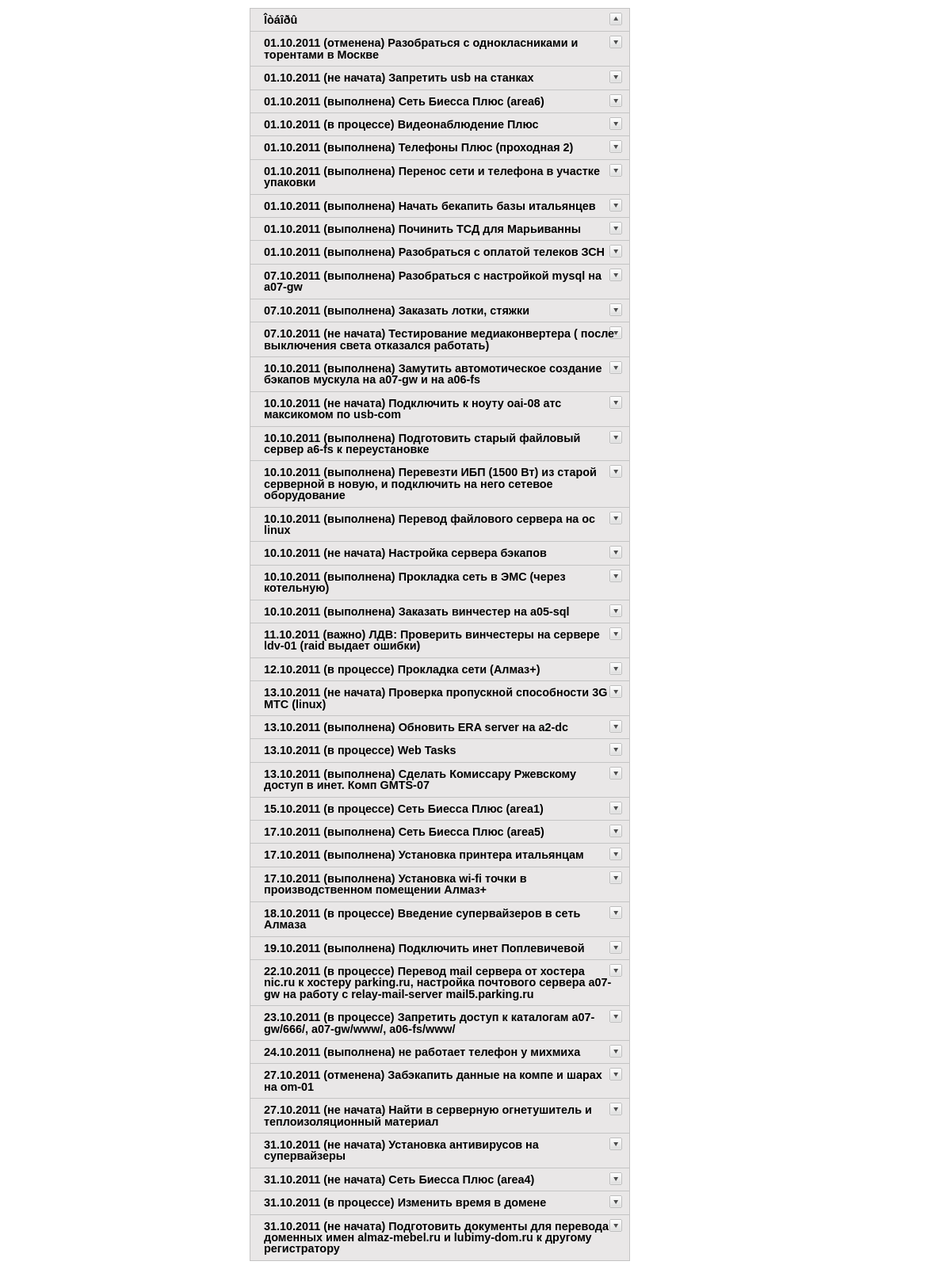
Screenshot of /WebTasks/index.php with the database file from the repository.
### tables this page shows
CREATE TABLE IF NOT EXISTS `Tasks` (
  `id_Task` int(10) NOT NULL AUTO_INCREMENT,
  `Name` text,
  `id_worker` int(3) DEFAULT NULL,
  `id_chief` int(3) DEFAULT NULL,
  `date` datetime DEFAULT NULL,
  `status` varchar(50) DEFAULT NULL,
  PRIMARY KEY (`id_Task`)
);

### WebTasks/config.php (called while the page is built, shortened)
<?php
function status($status)
  {
	 if ($status == "âàæíî")
     {
      $text = "<font color='red'>".$status."</font>";
     }
	 elseif ($status == "â ïðîöåññå")
     {
      $text = "<font color='blue'>".$status."</font>";
     }
    else
     {
      $text = $status;
     }
   return $text;
  }
function mysql_query_or_die($query)
  {
	 $res = mysql_query($query);
	 return $res;
  }
?>

### WebTasks/index.php (the view, shortened to what this page needs)
<?php
include("config.php");
if (isset($_REQUEST['user_id'])) $user_id = $_REQUEST['user_id']; else $user_id = "5";
print "<html>
<head>
<meta http-equiv='Content-Type' content='text/html' />
<title>Accordion 1</title>
<script type='text/javascript' src='./js/jquery.min.js'></script>
<script type='text/javascript'>
$(document).ready(function(){
	$('.accordion h3:first').addClass('active');
	$('.accordion span').hide();
	$('.accordion h3').click(function(){
		$(this).next('span').slideToggle('slow')
		.siblings('span:visible').slideUp('slow');
		$(this).toggleClass('active');
		$(this).siblings('h3').removeClass('active');
	});
});
</script>
<style type='text/css'>
body {
	margin: 10px auto;
	width: 570px;
	font: 75%/120% Arial, Helvetica, sans-serif;
}
.accordion {
	width: 480px;
	border-bottom: solid 1px #c4c4c4;
}
.accordion h3 {
	background: #e9e7e7 url(img/arrow-square.gif) no-repeat right -51px;
	padding: 7px 17px;
	margin: 0;
	font: bold 120%/100% Arial, Helvetica, sans-serif;
	border: solid 1px #c4c4c4;
	border-bottom: none;
	cursor: pointer;
}
.accordion h3:hover {
	background-color: #e3e2e2;
}
.accordion h3.active {
	background-position: right 5px;
}
.accordion p {
	background: #f7f7f7;
	margin: 0;
	border-left: solid 1px #c4c4c4;
	border-right: solid 1px #c4c4c4;
}
span {
    background: #f7f7f7;
    margin: 0;
    display:none;
    border-left: solid 1px #c4c4c4;
    border-right: solid 1px #c4c4c4;
}
.accordion t1 {
	background: #e9e7e7;
}
.accordion label {
	font: bold 120%/100% Arial, Helvetica, sans-serif;
}
</style>
</head>
<body>
<div class='accordion'>
	<h3>Îòáîðû</h3>
	<span>
	<form name='test' method='post' action='input1.php'>
	<label class='label'>Ðàáîòíèêè:</label><br>
	<input type='checkbox' name='Worker' value='1'>Ðÿáèíèíà Òàòüÿíà
  <input type='checkbox' name='Worker' value='2'>Èâàíîâ Àíòîí
  <input type='checkbox' name='Worker' value='3'>Îìåëü÷óê Ñåðãåé
  <input type='checkbox' name='Worker' value='4'>Ëàõíîâ Àëåêñàíäð
  <input type='checkbox' name='Worker' value='5'>×óáóêèí Äåíèñ
	<input type='checkbox' name='Worker' value='6'>Êó÷åðåíêàî Àëåêñàíäð
  <input type='checkbox' name='Worker' value='7'>Ïàùåíêî Àëåêñàíäð	<br>
	<label class='label'>Ñòàòóñ:</label>	<br>
  <input type='checkbox' name='Status' value='1'>íå íà÷àòà
  <input type='checkbox' name='Status' value='2'>â ïðîöåññå
	<input type='checkbox' name='Status' value='3'>âàæíî
  <input type='checkbox' name='Status' value='4'>âûïîëíåíà
  <input type='checkbox' name='Status' value='5'>îòìåíåíà <br>
	<input type='submit' name='' value='Ñôîðìèðîâàòü'/>
	</form>
	</span>";
  $query = "SELECT DATE_FORMAT(Tasks.Date,'%d.%m.%Y') AS Date, Tasks.status AS Status,Tasks.Name,Workers.Name AS Worker,Tasks.id_Task,Tasks.id_Worker,Tasks.id_Chief,Chief.Name AS Chief FROM Tasks LEFT JOIN (SELECT Workers.id_Worker,Workers.Name FROM Workers) Workers ON Workers.id_Worker=Tasks.id_Worker LEFT JOIN (SELECT Workers.id_Worker,Workers.Name FROM Workers) Chief ON Chief.id_Worker=Tasks.id_Chief  WHERE Tasks.id_Worker=".$user_id." AND  Tasks.status<>'âûïîëíåíà' AND Tasks.status<>'îòìåíåíà'";
  $result = mysql_query_or_die($query);
  while ($row = mysql_fetch_assoc($result))
    {
     print "<h3>".$row["Date"]." (".status($row["Status"]).") ".$row["Name"]."</h3>";
    }
  print "
</div>
</body>
</html>";
?>

### WebTasks/index.php (style rules this page uses)
body { margin: 10px auto; width: 570px; font: 75%/120% Arial, Helvetica, sans-serif; }
.accordion { width: 480px; border-bottom: solid 1px #c4c4c4; }
.accordion h3 { background: #e9e7e7 url(img/arrow-square.gif) no-repeat right -51px; padding: 7px 17px; margin: 0; font: bold 120%/100% Arial, Helvetica, sans-serif; border: solid 1px #c4c4c4; border-bottom: none; cursor: pointer; }
.accordion h3.active { background-position: right 5px; }

### rows the page displays
tasks: Date "01.10.2011", status "отменена", Name "Разобраться с однокласниками и торентами в Москве"
tasks: Date "01.10.2011", status "не начата", Name "Запретить usb на станках"
tasks: Date "01.10.2011", status "выполнена", Name "Сеть Биесса Плюс (area6)"
tasks: Date "01.10.2011", status "в процессе", Name "Видеонаблюдение Плюс"
tasks: Date "01.10.2011", status "выполнена", Name "Телефоны Плюс (проходная 2)"
tasks: Date "01.10.2011", status "выполнена", Name "Перенос сети и телефона в участке упаковки"
tasks: Date "01.10.2011", status "выполнена", Name "Начать бекапить базы итальянцев"
tasks: Date "01.10.2011", status "выполнена", Name "Починить ТСД для Марьиванны"
tasks: Date "01.10.2011", status "выполнена", Name "Разобраться с оплатой телеков ЗСН"
tasks: Date "07.10.2011", status "выполнена", Name "Разобраться с настройкой mysql на a07-gw"
tasks: Date "07.10.2011", status "выполнена", Name "Заказать лотки, стяжки"
tasks: Date "07.10.2011", status "не начата", Name "Тестирование медиаконвертера ( после выключения света отказался работать)"
tasks: Date "10.10.2011", status "выполнена", Name "Замутить автомотическое создание бэкапов мускула на a07-gw и на a06-fs"
tasks: Date "10.10.2011", status "не начата", Name "Подключить к ноуту oai-08 атс максикомом по usb-com"
tasks: Date "10.10.2011", status "выполнена", Name "Подготовить старый файловый сервер a6-fs к переустановке"
tasks: Date "10.10.2011", status "выполнена", Name "Перевезти ИБП (1500 Вт) из старой серверной в новую, и подключить на него сетевое оборудование"
tasks: Date "10.10.2011", status "выполнена", Name "Перевод файлового сервера на ос linux"
tasks: Date "10.10.2011", status "не начата", Name "Настройка сервера бэкапов"
tasks: Date "10.10.2011", status "выполнена", Name "Прокладка сеть в ЭМС (через котельную)"
tasks: Date "10.10.2011", status "выполнена", Name "Заказать винчестер на a05-sql"
tasks: Date "11.10.2011", status "важно", Name "ЛДВ: Проверить винчеcтеры на сервере ldv-01 (raid выдает ошибки)"
tasks: Date "12.10.2011", status "в процессе", Name "Прокладка сети (Алмаз+)"
tasks: Date "13.10.2011", status "не начата", Name "Проверка пропускной способности 3G МТС (linux)"
tasks: Date "13.10.2011", status "выполнена", Name "Обновить ERA server на a2-dc"
tasks: Date "13.10.2011", status "в процессе", Name "Web Tasks"
tasks: Date "13.10.2011", status "выполнена", Name "Сделать Комиссару Ржевскому доступ в инет. Комп GMTS-07"
tasks: Date "15.10.2011", status "в процессе", Name "Сеть Биесса Плюс (area1)"
tasks: Date "17.10.2011", status "выполнена", Name "Сеть Биесса Плюс (area5)"
tasks: Date "17.10.2011", status "выполнена", Name "Установка принтера итальянцам"
tasks: Date "17.10.2011", status "выполнена", Name "Установка wi-fi точки в производственном помещении Алмаз+"
tasks: Date "18.10.2011", status "в процессе", Name "Введение супервайзеров в сеть Алмаза"
tasks: Date "19.10.2011", status "выполнена", Name "Подключить инет Поплевичевой"
tasks: Date "22.10.2011", status "в процессе", Name "Перевод mail сервера от хостера nic.ru к хостеру parking.ru, настройка почтового сервера a07-gw на работу с relay-mail-server mail5.parking.ru"
tasks: Date "23.10.2011", status "в процессе", Name "Запретить доступ к каталогам a07-gw/666/, a07-gw/www/, a06-fs/www/"
tasks: Date "24.10.2011", status "выполнена", Name "не работает телефон у михмиха"
tasks: Date "27.10.2011", status "отменена", Name "Забэкапить данные на компе и шарах на om-01"
tasks: Date "27.10.2011", status "не начата", Name "Найти в серверную огнетушитель и теплоизоляционный материал"
tasks: Date "31.10.2011", status "не начата", Name "Установка антивирусов на супервайзеры"
tasks: Date "31.10.2011", status "не начата", Name "Сеть Биесса Плюс (area4)"
tasks: Date "31.10.2011", status "в процессе", Name "Изменить время в домене"
tasks: Date "31.10.2011", status "не начата", Name "Подготовить документы для перевода доменных имен almaz-mebel.ru и lubimy-dom.ru к другому регистратору"
